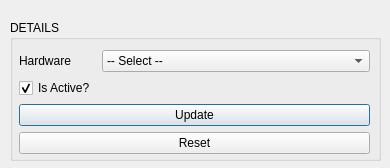
<?xml version="1.0" encoding="UTF-8"?>
<ui version="4.0">
 <class>Dialog</class>
 <widget class="QDialog" name="Dialog">
  <property name="windowModality">
   <enum>Qt::ApplicationModal</enum>
  </property>
  <property name="geometry">
   <rect>
    <x>0</x>
    <y>0</y>
    <width>390</width>
    <height>168</height>
   </rect>
  </property>
  <property name="windowTitle">
   <string>Dialog</string>
  </property>
  <widget class="QGroupBox" name="pbt_box">
   <property name="geometry">
    <rect>
     <x>10</x>
     <y>20</y>
     <width>371</width>
     <height>141</height>
    </rect>
   </property>
   <property name="title">
    <string>DETAILS</string>
   </property>
   <widget class="QWidget" name="formLayoutWidget">
    <property name="geometry">
     <rect>
      <x>9</x>
      <y>30</y>
      <width>351</width>
      <height>131</height>
     </rect>
    </property>
    <layout class="QFormLayout" name="formLayout">
     <item row="1" column="1">
      <widget class="QComboBox" name="hwt_combo">
       <item>
        <property name="text">
         <string>-- Select --</string>
        </property>
       </item>
      </widget>
     </item>
     <item row="1" column="0">
      <widget class="QLabel" name="label">
       <property name="text">
        <string>Hardware</string>
       </property>
      </widget>
     </item>
     <item row="2" column="0">
      <widget class="QCheckBox" name="pbt_active">
       <property name="font">
        <font>
         <strikeout>false</strikeout>
        </font>
       </property>
       <property name="text">
        <string>Is Active?</string>
       </property>
       <property name="checked">
        <bool>true</bool>
       </property>
      </widget>
     </item>
     <item row="3" column="0" colspan="2">
      <widget class="QPushButton" name="pbt_update_btn">
       <property name="text">
        <string>Update</string>
       </property>
      </widget>
     </item>
     <item row="4" column="0" colspan="2">
      <widget class="QPushButton" name="pbt_reset_btn">
       <property name="text">
        <string>Reset</string>
       </property>
      </widget>
     </item>
    </layout>
   </widget>
  </widget>
 </widget>
 <resources/>
 <connections/>
</ui>
